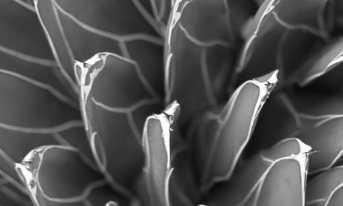
#> input picture cactusmic.png, 343 x 206 px
$ python main.py
#> lines starting #> are read from the running program, lines starting #| are printed output that depends on the picture
### Core.py
import math

import cv2 as cv2
import numpy as np
import asyncio


class Core:
    def __init__(self):
        self.kernel = 1 / 454 * np.array([[1, 4, 6, 4, 1], [4, 16, 24, 16, 4], [6, 24, 36, 24, 6], [4, 16, 24, 16, 4],
                                          [100, 4, 6, 4, 100]])
        self.nrTh = 4

    def readFile(self, fileName):
#> called with fileName = 'cactusmic.png'
        self.img = cv2.imread(fileName)
#> self.img is the input picture: shape (206, 343, 3); min 8, max 255, mean 80.5

    def writeImg(self, fileName):
        cv2.imwrite(fileName, self.img)

    async def parseImg(self):
        h = self.img.shape[0]
        w = self.img.shape[1]

        blank_image = np.zeros((h, w, 3), np.uint8)

        th = []

        for i in range(0, self.nrTh):
            th.append(asyncio.create_task(self.setNewPxThr(i,blank_image)))

        for i in th:
            await i

        cv2.imshow('MORI',blank_image)
        cv2.waitKey()

    def showImg(self):
        cv2.imshow("SA", self.img)

    def multiplyPx(self, i, j, channel):
#> called with i = 2, j = 2, channel = 0
        if i <= 1 or j <= 1 or i >= self.img.shape[0] - 2 or j >= self.img.shape[1] - 2:
            return 0

        res = 0

        for kerI in range(0, 5):
            for kerJ in range(0, 5):
                res += self.kernel[kerI, kerJ] * self.img[i - 2 + kerI, j - 2 + kerJ, channel]
#> after the loop, res = 78.57

        return res

    async def setNewPxThr(self,thId, blank_image):
        h = self.img.shape[0]
        w = self.img.shape[1]

        linesEachProcess = math.ceil(self.img.shape[1] / self.nrTh)
        to = min(linesEachProcess * (thId + 1), int(self.img.shape[1]) - 2)
        print(to)


        for x in range(linesEachProcess * thId, to):
            if thId == 0:
                x+=2
            for y in range(2, h - 2):
                for c in range(0, 3):
                    blank_image[y, x, c] = self.multiplyPx(y, x, c)

### main.py
import cv2 as cv2
import asyncio

from Core import Core

if __name__ == '__main__':

    imgParser = Core()
    imgParser.readFile("cactusmic.png")

    asyncio.run(imgParser.parseImg())
#> ``:
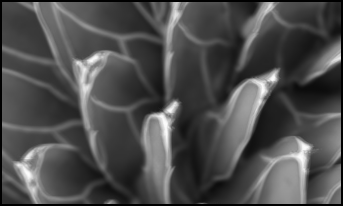
#> window 'MORI': shape (206, 343, 3); min 0, max 252, mean 77.3
    imgParser.showImg()

    cv2.waitKey()
